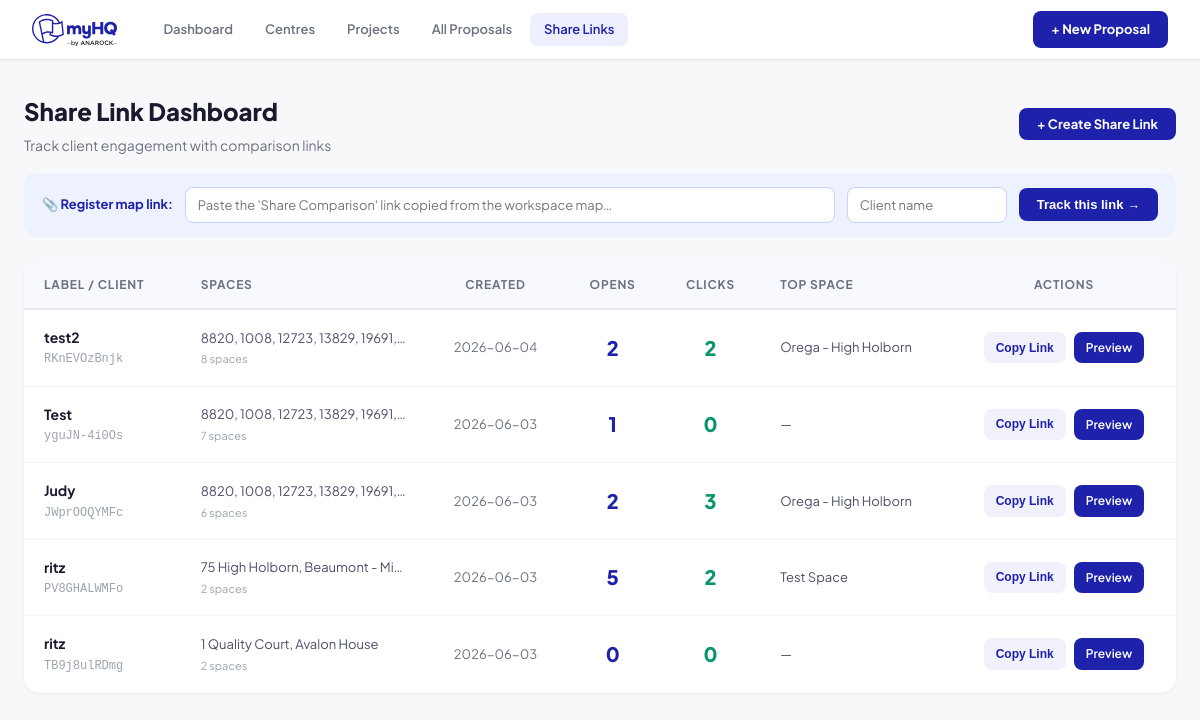
Page /dashboard on the earlier database version.
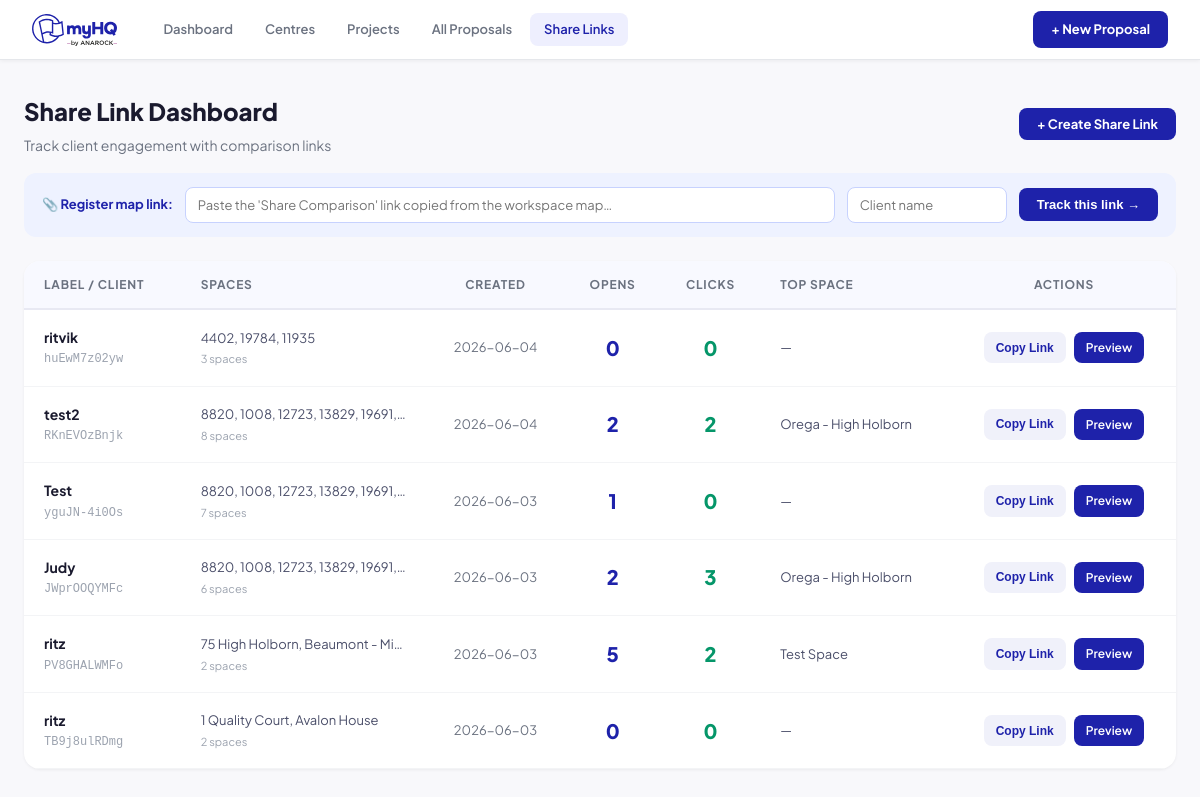
Same page on the later database version.
### tables this page shows
CREATE TABLE share_links (
            id INTEGER PRIMARY KEY AUTOINCREMENT,
            token TEXT UNIQUE NOT NULL,
            label TEXT,
            centre_ids TEXT NOT NULL,
            centre_names TEXT NOT NULL,
            created_at TIMESTAMP DEFAULT CURRENT_TIMESTAMP,
            created_by TEXT DEFAULT 'myHQ'
        );

### app.py (the view)
@app.route('/dashboard')
def dashboard():
    with get_db() as conn:
        links = conn.execute('SELECT * FROM share_links ORDER BY created_at DESC').fetchall()
        links = [dict(l) for l in links]
        for lnk in links:
            token = lnk['token']
            opens = conn.execute(
                "SELECT COUNT(*) FROM link_events WHERE token=? AND event_type='open'",
                (token,)
            ).fetchone()[0]
            clicks = conn.execute(
                "SELECT COUNT(*) FROM link_events WHERE token=? AND event_type='click'",
                (token,)
            ).fetchone()[0]
            top_row = conn.execute(
                """SELECT centre_name, COUNT(*) as cnt FROM link_events
                   WHERE token=? AND event_type='click' AND centre_name IS NOT NULL
                   GROUP BY centre_name ORDER BY cnt DESC LIMIT 1""",
                (token,)
            ).fetchone()
            lnk['opens'] = opens
            lnk['clicks'] = clicks
            lnk['top_space'] = top_row['centre_name'] if top_row else None
            try:
                lnk['centre_names_list'] = json.loads(lnk.get('centre_names') or '[]')
            except Exception:
                lnk['centre_names_list'] = []
    return render_template('dashboard.html', links=links, base_url=_base_url())

### app.py (called while the page is built)
def get_db():
    conn = sqlite3.connect(DB_PATH)
    conn.row_factory = sqlite3.Row
    return conn

def _base_url():
    try:
        return request.host_url.rstrip('/')
    except Exception:
        return BASE_URL or _RAILWAY_URL

### templates/dashboard.html (shortened to what this page needs)
{% extends 'base.html' %}
{% block content %}
<div class="page-header" style="display:flex;align-items:center;justify-content:space-between;margin-bottom:16px">
  <div>
    <h1 style="font-size:24px;font-weight:800;color:#1A1A2E">Share Link Dashboard</h1>
    <p style="margin-top:4px;font-size:14px;color:#6B7280">Track client engagement with comparison links</p>
  </div>
  <button class="btn btn-primary" onclick="openCreateModal()">+ Create Share Link</button>
</div>
<div style="background:#EEF2FF;border-radius:12px;padding:14px 18px;margin-bottom:24px;display:flex;align-items:center;gap:12px;flex-wrap:wrap">
  <div style="font-size:13px;font-weight:700;color:#1E22AA;white-space:nowrap">📎 Register map link:</div>
  <input id="quick-map-url" type="text" placeholder="Paste the 'Share Comparison' link copied from the workspace map…"
    style="flex:1;min-width:200px;padding:9px 12px;border:1.5px solid #C7D2FE;border-radius:8px;font-size:13px;outline:none;font-family:inherit"
    onfocus="this.style.borderColor='#1E22AA'" onblur="this.style.borderColor='#C7D2FE'">
  <input id="quick-client-name" type="text" placeholder="Client name"
    style="width:160px;padding:9px 12px;border:1.5px solid #C7D2FE;border-radius:8px;font-size:13px;outline:none;font-family:inherit"
    onfocus="this.style.borderColor='#1E22AA'" onblur="this.style.borderColor='#C7D2FE'">
  <button onclick="quickRegister()"
    style="padding:9px 18px;background:#1E22AA;color:white;border:none;border-radius:8px;font-size:13px;font-weight:700;cursor:pointer;white-space:nowrap">
    Track this link →
  </button>
</div>
{% if not links %}
<div style="text-align:center;padding:60px 20px;color:#9CA3AF">
  <div style="font-size:48px;margin-bottom:12px">🔗</div>
  <p style="font-size:16px;font-weight:600;color:#4B4F6A">No share links yet</p>
  <p style="margin-top:6px;font-size:14px">Create your first link to start tracking client engagement.</p>
  <button class="btn btn-primary" style="margin-top:20px" onclick="openCreateModal()">+ Create Share Link</button>
</div>
{% else %}
<div style="background:#fff;border-radius:16px;box-shadow:0 1px 3px rgba(0,0,0,0.06);overflow:hidden">
  <table style="width:100%;border-collapse:collapse">
    <thead>
      <tr style="background:#F8F9FF;border-bottom:2px solid #E8E9F3">
        <th style="text-align:left;padding:14px 20px;font-size:12px;font-weight:700;text-transform:uppercase;letter-spacing:0.8px;color:#6B7280">Label / Client</th>
        <th style="text-align:left;padding:14px 20px;font-size:12px;font-weight:700;text-transform:uppercase;letter-spacing:0.8px;color:#6B7280">Spaces</th>
        <th style="text-align:center;padding:14px 20px;font-size:12px;font-weight:700;text-transform:uppercase;letter-spacing:0.8px;color:#6B7280">Created</th>
        <th style="text-align:center;padding:14px 20px;font-size:12px;font-weight:700;text-transform:uppercase;letter-spacing:0.8px;color:#6B7280">Opens</th>
        <th style="text-align:center;padding:14px 20px;font-size:12px;font-weight:700;text-transform:uppercase;letter-spacing:0.8px;color:#6B7280">Clicks</th>
        <th style="text-align:left;padding:14px 20px;font-size:12px;font-weight:700;text-transform:uppercase;letter-spacing:0.8px;color:#6B7280">Top Space</th>
        <th style="text-align:center;padding:14px 20px;font-size:12px;font-weight:700;text-transform:uppercase;letter-spacing:0.8px;color:#6B7280">Actions</th>
      </tr>
    </thead>
    <tbody>
      {% for lnk in links %}
      <tr class="link-row" onclick="window.location='/dashboard/{{ lnk.token }}'"
          style="border-bottom:1px solid #F3F4F6;cursor:pointer;transition:background 0.15s"
          onmouseover="this.style.background='#F8F9FF'" onmouseout="this.style.background=''">
        <td style="padding:16px 20px">
          <div style="font-weight:700;color:#1A1A2E">{{ lnk.label or '(no label)' }}</div>
          <div style="font-size:12px;color:#9CA3AF;margin-top:2px;font-family:monospace">{{ lnk.token }}</div>
        </td>
        <td style="padding:16px 20px;font-size:13px;color:#4B4F6A;max-width:220px">
          <div style="white-space:nowrap;overflow:hidden;text-overflow:ellipsis">
            {{ lnk.centre_names_list|join(', ') }}
          </div>
          <div style="font-size:11px;color:#9CA3AF;margin-top:2px">{{ lnk.centre_names_list|length }} space{{ 's' if lnk.centre_names_list|length != 1 }}</div>
        </td>
        <td style="padding:16px 20px;text-align:center;font-size:13px;color:#6B7280">
          {{ lnk.created_at[:10] if lnk.created_at else '—' }}
        </td>
        <td style="padding:16px 20px;text-align:center">
          <span style="font-size:20px;font-weight:800;color:#1E22AA">{{ lnk.opens }}</span>
        </td>
        <td style="padding:16px 20px;text-align:center">
          <span style="font-size:20px;font-weight:800;color:#059669">{{ lnk.clicks }}</span>
        </td>
        <td style="padding:16px 20px;font-size:13px;color:#4B4F6A">
          {{ lnk.top_space or '—' }}
        </td>
        <td style="padding:16px 20px;text-align:center" onclick="event.stopPropagation()">
          <div style="display:flex;gap:8px;justify-content:center">
            <button class="btn-copy"
                    data-url="{{ base_url }}/compare/{{ lnk.token }}"
                    onclick="copyLink(this)"
                    style="font-size:12px;font-weight:600;padding:6px 12px;border-radius:8px;background:#F0F1FA;border:none;color:#1E22AA;cursor:pointer">
              Copy Link
            </button>
            <a href="/compare/{{ lnk.token }}" target="_blank"
               style="font-size:12px;font-weight:600;padding:6px 12px;border-radius:8px;background:#1E22AA;color:#fff;text-decoration:none">
              Preview
            </a>
          </div>
        </td>
      </tr>
      {% endfor %}
    </tbody>
  </table>
</div>
{% endif %}
{% endblock %}

### templates/base.html (shortened to what this page needs)
<!DOCTYPE html>
<html lang="en">
<head>
<link rel="stylesheet" href="{{ url_for('static', filename='css/style.css') }}">
</head>
<body>
<nav class="topnav">
  <a href="/" class="nav-logo">
    <img src="{{ url_for('static', filename='images/myhq-logo.svg') }}" alt="myHQ" height="32" onerror="this.style.display='none';this.nextElementSibling.style.display='block'">
  </a>
  <div class="nav-links">
    <a href="/" class="nav-link {% if request.path == '/' %}active{% endif %}">Dashboard</a>
    <a href="/centres" class="nav-link {% if '/centres' in request.path %}active{% endif %}">Centres</a>
    <a href="/projects" class="nav-link {% if '/projects' in request.path %}active{% endif %}">Projects</a>
    <a href="/proposals" class="nav-link {% if '/proposals' in request.path and '/projects' not in request.path %}active{% endif %}">All Proposals</a>
    <a href="/dashboard" class="nav-link {% if '/dashboard' in request.path %}active{% endif %}">Share Links</a>
  </div>
  <a href="/proposals/new" class="btn btn-primary">+ New Proposal</a>
</nav>
<main class="main-content">
{% block content %}{% endblock %}
</main>
</body>
</html>

### static/css/style.css (style rules this page uses)
:root { --blue: #1E22AA; --mint: #ADDFB3; --blush: #F4BEAA; --aqua: #96E6DC; --dark: #1D1D1B; --grey: #6B7280; --lgrey: #F5F5F5; --border: #E5E7EB; --white: #FFFFFF; --radius: 12px; --shadow: 0 1px 4px rgba(0,0,0,.07), 0 4px 16px rgba(0,0,0,.05); }
*, *::before, *::after { box-sizing: border-box; margin: 0; padding: 0; }
body { font-family: 'Plus Jakarta Sans', system-ui, sans-serif; color: var(--dark); background: #F8F8FB; font-size: 14px; line-height: 1.6; }
a { color: var(--blue); text-decoration: none; }
.topnav { position: sticky; top: 0; z-index: 100; display: flex; align-items: center; gap: 32px; height: 60px; padding: 0 32px; background: var(--white); border-bottom: 1px solid var(--border); box-shadow: 0 1px 4px rgba(0,0,0,.06); }
.nav-logo { display: flex; align-items: center; gap: 8px; text-decoration: none; }
.nav-links { display: flex; gap: 4px; flex: 1; }
.nav-link { padding: 6px 14px; border-radius: 8px; color: var(--grey); font-weight: 600; font-size: 13px; transition: background .15s, color .15s; }
.nav-link.active { color: var(--blue); background: #EEEFFE; }
.main-content { max-width: 1200px; margin: 0 auto; padding: 32px 24px; }
.page-header { display: flex; align-items: flex-start; justify-content: space-between; margin-bottom: 28px; gap: 16px; }
.page-header h1 { font-size: 26px; font-weight: 800; color: var(--blue); }
.btn { display: inline-flex; align-items: center; gap: 6px; padding: 8px 18px; border-radius: 8px; font-family: inherit; font-size: 13px; font-weight: 700; border: none; cursor: pointer; transition: opacity .15s, transform .1s; white-space: nowrap; }
.btn-primary { background: var(--blue); color: #fff; }

Differences in the rows shown:
added share_links: label "ritvik", token "huEwM7z02yw", centre_names_list "4402, 19784, 11935", centre_names_list|length "3", centre_names_list "s", created_at "2026-06-04", opens "0", clicks "0", top_space "—"
